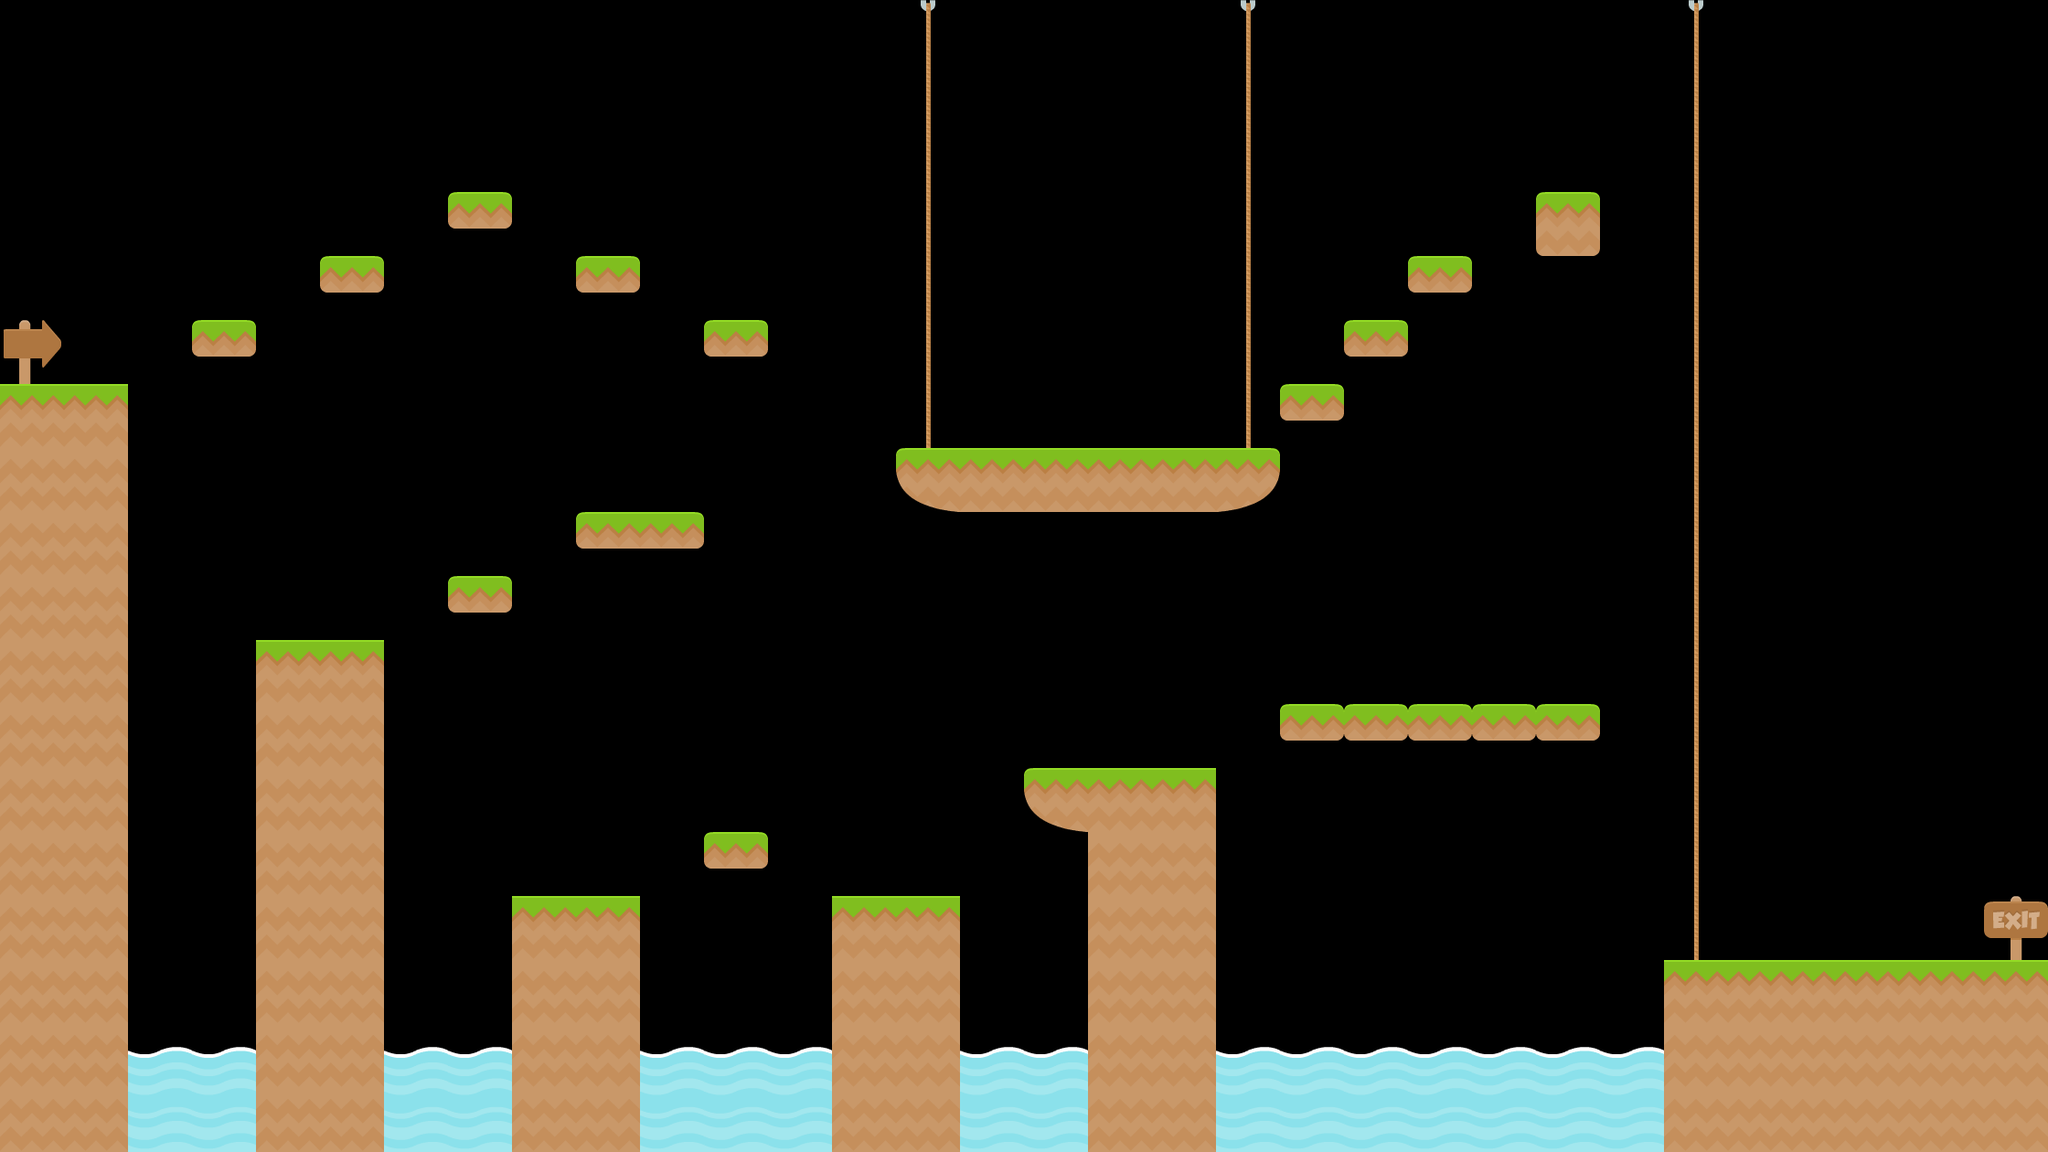

The image is a tile-based game level rendered from a .tmx file. Its description and source (layers, tilesets, objects; grid data summarised) follow:
An orthogonal 32x18 tile map with 70x70 px tiles, 1 tile layer (CollisionLaye).

<map version="1.0" tiledversion="1.0.3" orientation="orthogonal" renderorder="left-up" width="32" height="18" tilewidth="70" tileheight="70" nextobjectid="1">
 <tileset firstgid="1" source="level.tsx" />
 <layer name="CollisionLaye" width="32" height="18">
  <data>[576 cells, 174 non-empty, 14 distinct tile ids]</data>
 </layer>
</map>